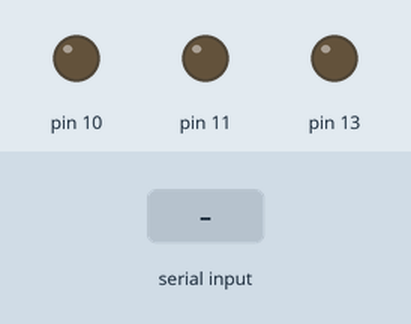
Simulated run of this sketch. Board: Arduino Uno, built with avr-gcc and run on an emulated ATmega328P. Shown: output pins drawn as LEDs (lit = HIGH). Dashed ring = blinking. The inputs (shaded band) are chosen by the test bench.

Above: at 1.2 s.
1.3 s: "4" received over Serial
At 2.2 s:
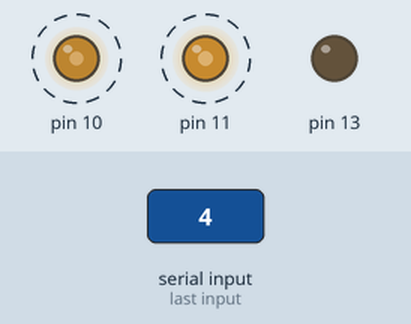
4.3 s: "Q,45\n" received over Serial
At 5.2 s:
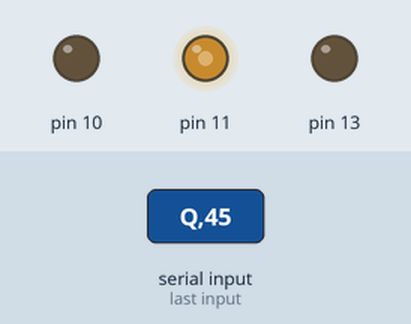
6.8 s: "1" received over Serial
At 7.2 s:
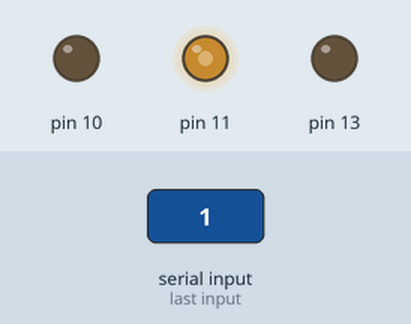
8.3 s: "90,45\n" received over Serial
At 9.6 s:
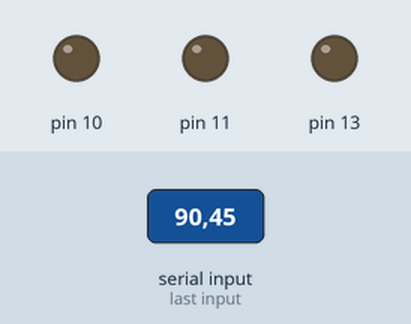
Timing chart, 0 to 10.8 s (numbered marks = the images above; inputs shaded):
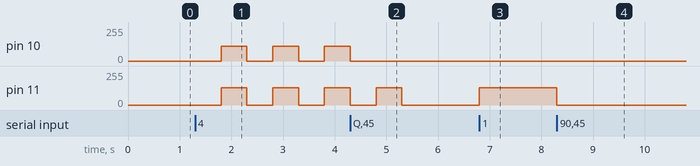

The sketch:

Lazarus.ino
```cpp
int estado = 0;
int vibracion = true;
int fuerza = 130;
int sensibilidad =110;
String cadena = "";

void setup() {
  Serial.begin(19200);
  pinMode(13, OUTPUT);
}


void loop() {

  if (Serial.available() > 0) {
    char incomingData = Serial.read();
    if ( incomingData == '1')
      estado = 1;
    else if (incomingData == '2')
      estado = 2;
    else if (incomingData == '3')
      estado = 3;
    else if (incomingData == '4')
      estado = 4;
     else if (incomingData == 'Q'){
      while (Serial.available() > 0){
        int var= Serial.read();
        if (isDigit(var)) {
          cadena += (char)var;
        }
      }
      sensibilidad = cadena.toInt();
     }
      else if (incomingData == 'S'){
        while (Serial.available() > 0){
            int var= Serial.read();
            if (isDigit(var)) {
              cadena += (char)var;
            }
        }
      fuerza = cadena.toInt();
      }
    else
      estado = 0;
  }

  if (estado == 1)
    //digitalWrite(13, HIGH);
    analogWrite(11, fuerza);
  else if (estado == 2)
    //digitalWrite(10, HIGH);
    analogWrite(10, sensibilidad);
  else if (estado == 3) {
    //digitalWrite(10, HIGH);
    analogWrite(10,sensibilidad);
    //digitalWrite(11, HIGH);
    analogWrite(11, fuerza);
  }
  else if (estado == 4) {
      vibracion=not(vibracion);
      //digitalWrite(10, vibracion);
      //digitalWrite(11, vibracion);
      if (vibracion == true) {
        analogWrite(10, sensibilidad);
        analogWrite(11, fuerza);
      }
     else {
         analogWrite(10, LOW);
        analogWrite(11, LOW);
     }
      delay(500);
   }
   else if (estado == 0) {
      //digitalWrite(10, LOW);
      analogWrite(10, LOW);
      //digitalWrite(11, LOW);
      analogWrite(11, LOW);
   }


}
```

Measured:
- after the input at 1.3 s, pin 10: alternates 110/255 for 0.50 s and 0/255 for 0.50 s, starting after 0.50 s; pin 11: alternates 130/255 for 0.50 s and 0/255 for 0.50 s, starting after 0.50 s
- after the input at 4.3 s, pin 10: goes on until 4.3 s, then stays 0/255; pin 11: goes on until 5.3 s, then stays 0/255
- after the input at 6.8 s, pin 11: 0/255 → 130/255 at once
- after the input at 8.3 s, pin 11: 130/255 → 0/255 at once
